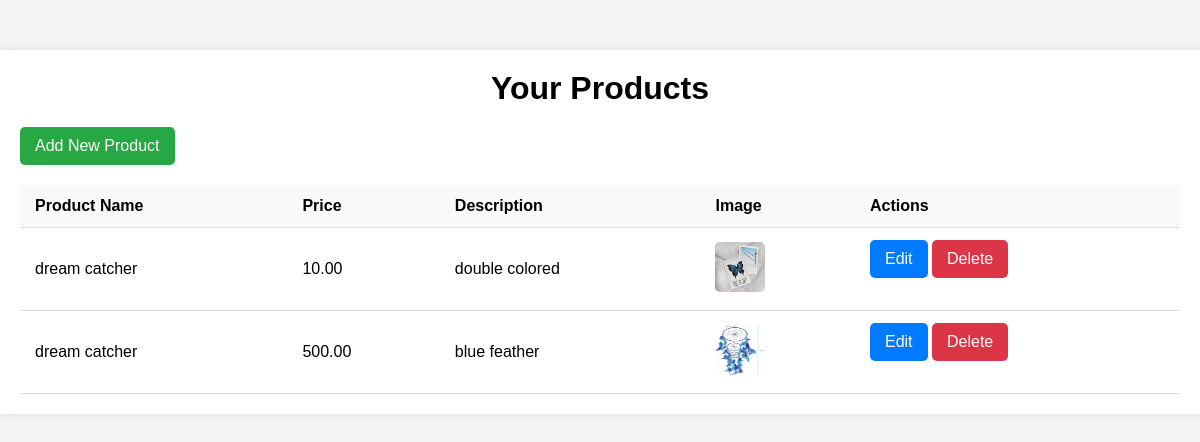
The page /backend/list_products.php (signed in) on the database its author committed.
### tables this page shows
CREATE TABLE `products` (
  `product_id` int(11) NOT NULL,
  `seller_id` int(11) DEFAULT NULL,
  `product_name` varchar(255) NOT NULL,
  `price` decimal(10,2) NOT NULL,
  `description` text DEFAULT NULL,
  `image_url` varchar(255) DEFAULT NULL,
  `category_id` int(11) DEFAULT NULL,
  `created_at` timestamp NOT NULL DEFAULT current_timestamp(),
  `approved` tinyint(1) DEFAULT 0
);

### backend/list_products.php (the view, shortened to what this page needs)
<?php
include 'db_connection.php';
$seller_id = $_SESSION['user_id'];
$sql = "SELECT * FROM products WHERE seller_id = ?";
$stmt = $conn->prepare($sql);
$stmt->bind_param("i", $seller_id);
$stmt->execute();
$result = $stmt->get_result();
?>
<!DOCTYPE html>
<html lang="en">
<head>
    <link rel="stylesheet" href="../assets/css/list_products.css">
</head>
<body>
    <div class="container">
        <h1>Your Products</h1>
        <a href="add_product.php" class="btn">Add New Product</a>
        <table class="product-table">
            <thead>
                <tr>
                    <th>Product Name</th>
                    <th>Price</th>
                    <th>Description</th>
                    <th>Image</th>
                    <th>Actions</th>
                </tr>
            </thead>
            <tbody>
                <?php while ($row = $result->fetch_assoc()) { ?>
                <tr>
                    <td><?php echo htmlspecialchars($row['product_name']); ?></td>
                    <td><?php echo htmlspecialchars($row['price']); ?></td>
                    <td><?php echo htmlspecialchars($row['description']); ?></td>
                    <td><img src="<?php echo htmlspecialchars($row['image_url']); ?>" alt="Product Image" width="50"></td>
                    <td>
                        <a href="edit_product.php?id=<?php echo $row['product_id']; ?>" class="btn edit">Edit</a>
                        <a href="delete_product.php?id=<?php echo $row['product_id']; ?>" class="btn delete" onclick="return confirm('Are you sure you want to delete this product?');">Delete</a>
                    </td>
                </tr>
                <?php } ?>
            </tbody>
        </table>
    </div>
</body>
</html>

### assets/css/list_products.css (style rules this page uses)
* { margin: 0; padding: 0; box-sizing: border-box; }
body { font-family: Arial, sans-serif; background-color: #f4f4f4; }
.container { max-width: 1200px; margin: 50px auto; padding: 20px; background-color: #fff; box-shadow: 0 0 10px rgba(0, 0, 0, 0.1); }
h1 { margin-bottom: 20px; text-align: center; }
a.btn { display: inline-block; margin-bottom: 20px; padding: 10px 15px; background-color: #28a745; color: #fff; text-decoration: none; border-radius: 5px; }
a.btn.edit { background-color: #007bff; }
a.btn.delete { background-color: #dc3545; }
.product-table { width: 100%; border-collapse: collapse; }
.product-table th, .product-table td { padding: 12px 15px; text-align: left; border-bottom: 1px solid #ddd; }
.product-table th { background-color: #f8f9fa; }
.product-table img { max-width: 50px; max-height: 50px; border-radius: 5px; }

### rows shown on the page
products: product_name "dream catcher", price "10.00", description "double colored", image_url (picture)
products: product_name "dream catcher", price "500.00", description "blue feather", image_url (picture)
